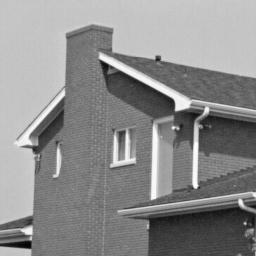
#> input picture BIMA/TME6/img/house2.png, 256 x 256 px; the run also reads 2 pictures not shown here
$ jupyter execute TME6_KADHI_LIM.ipynb   (older library calls are emulated)
#> lines starting #> are read from the running program, lines starting #| are printed output that depends on the picture; after the words box and inside, x2 and y2 are one past the last pixel; in counts of white or black regions, pixels touching at a corner belong together
# Practical work 6 : Harris Corner Detector

The goal of this pratical work is to implement the Harris-Stephen's corners detector (C. Harris and M. Stephens. A combined corner and edge detector. In Proc. Fourth Alvey Vision Conference, pages 147–151, 1988).

Recall the Harris detector computes a map of corners from an image $I$:
$$
R(x,y) = \operatorname{det}(M) - k (\operatorname{trace}(M))^2, (x,y) \text{pixels}
$$
with $k\in[0.04, 0.06]$. $M$ is the auto-correlation of image $I$:
$$
M=\begin{pmatrix}
\sum_{x,y \in W} w(x,y)I_x^2 &
\sum_{x,y \in W} w(x,y)I_xI_y \\
\sum_{x,y \in W} w(x,y)I_xI_y &
\sum_{x,y \in W} w(x,y)I_y^2
\end{pmatrix}
=\begin{pmatrix}
A & B \\ C & D
\end{pmatrix}
$$
with $w(x,y)=\frac1{2\pi \sigma^2}e^{\frac{(x-x_c)^2 + (y-y_c)^2}{2\sigma^2}}$ a Gaussian mask centered on the window $W$. Partial derivatives $I_x$ and $I_y$ are estimated by one of the following kernels :
- Gradient:  $G_x = \begin{pmatrix} 0 & 0 & 0\\ 1 & 0 &-1 \\ 0 & 0 & 0 \end{pmatrix}$,
 $G_y = G_x^T$
- Prewitt: $G_x = \begin{pmatrix} 1 & 0 & -1\\ 1 & 0 &-1 \\ 1 & 0 & -1 \end{pmatrix}$,
 $G_y = G_x^T$
- Sobel: $G_x = \begin{pmatrix} 1 & 0 & -1\\ 2 & 0 &-2 \\ 1 & 0 & -1 \end{pmatrix}$,
 $G_y = G_x^T$


[cell 1]
# Load useful libraries
from PIL import Image
import matplotlib.pyplot as plt
import numpy as np
import scipy.signal as sp
import math

# Useful functions
def gaussianKernel(sigma):
    N = np.int(np.ceil(3*sigma))
    x = y = np.linspace(np.int(-3*sigma),np.int(3*sigma),2*N+1)
    X,Y = np.meshgrid(x,y)
    noyau = np.exp(-(X*X+Y*Y)/(2*sigma*sigma))
    return noyau/noyau.sum()


def niceDisplay14(affichages,titres=None):
    """ list[Array]*list[str] -> NoneType
        display from 1 up to 4 images or vectors with optionnal titles
        2D arrays are displayed as image with imshow()
        1D arrays are displayed as curve with plot()
    """

    if not type(affichages) == type([]):
        affichages = [affichages]

    if titres is None:
        titres = ['',]*len(affichages)

    if not type(titres) == type([]):
        titres = [titres]

    nb_affichages = len(affichages)
    if nb_affichages >4 or nb_affichages < 1 :
        raise ValueError('niceDisplay_14 : affichage should be a list of length 1 up to 4')

    if nb_affichages != len(titres):
        raise ValueError('niceDisplay_14 : titres must have same length than affichage')

    courbes = False
    for i in range(0,nb_affichages):
        s = plt.subplot(101+10*nb_affichages+i)
        s.set_title(titres[i])
        if len(affichages[i].shape)==2 and affichages[i].shape[0] > 1 and affichages[i].shape[1] > 1:
            # on affiche une image
            s.imshow(affichages[i], cmap="gray",interpolation='nearest', aspect='equal')
        else :
            # il s'agit d'une seule ligne, à afficher comme une courbe
            plt.plot(affichages[i])
            courbes=True

    agrandissement_h = nb_affichages
    agrandissement_v = nb_affichages*2 if courbes else nb_affichages
    params = plt.gcf()
    plSize = params.get_size_inches()
    params.set_size_inches( (plSize[0]*agrandissement_v, plSize[1]*agrandissement_h) )
    plt.show()

## Exercise 1: Harris response calculation

1) Write a function `computeR(I, scale, kappa)` that returns the Harris response $R$ from an image $I$ and a scale $scale$. You will use 5 steps:
- Computation of the directionnal derivate $I_x$ and $I_y$. Use the Sobel kernel.
- Computation of the products $I_x^2$, $I_y^2$, $I_x.I_y$.
- Computation of the convolution of $I_x^2$, $I_y^2$ and $I_x.I_y$ by a gaussian kernel of size N (use given function `gaussianKernel()`)
- Computation of $\operatorname{det}(M(x,y))$ and $\operatorname{trace}(M(x,y))$ for each pixel
- Computation of $R(x,y) = \operatorname{det}(M(x,y)) - k.(\operatorname{trace}(M(x,y)))^2$. You can use $k = 0.04$.

 You can compute the convolutions by using the ```scipy.signal.convolve2d``` function.

[cell 2]
def computeR(image,scale,kappa):
    """ Array[n, m]*float*float->Array[n, m]
    """
    Gx = np.array([[1,0,-1],[2,0,-2],[1,0,-1]])
    Gy = Gx.T
    Ix = sp.convolve2d(image,Gx,mode='same')
    Iy = sp.convolve2d(image,Gy,mode='same')

    gauss = gaussianKernel(scale)

    A = sp.convolve2d(Ix*Ix, gauss, mode='same')
    BC = sp.convolve2d(Ix*Iy, gauss, mode='same')
    D = sp.convolve2d(Iy*Iy, gauss, mode='same')

    return A*D - BC*BC - kappa*(A+D)**2

2) Write a script that displays the Harris response for the image ```img/house2.png``` along with the original image. Use a gaussian window of size $W=15$ pixels.

[cell 3]
house2= np.array(Image.open("img/house2.png"))
niceDisplay14([house2,computeR(house2, 2, 0.04)],["house2","harris house2 sigma=2, k=0.04"])
#> in computeR, `Iy = sp.convolve2d(image,Gy,mode='same')`:
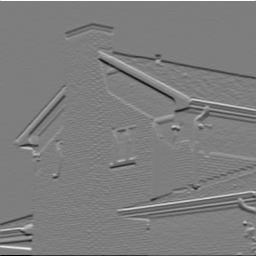
#> Iy: shape (256, 256) int64; min -792, max 808, mean -1.4; drawn with min black and max white
#> in niceDisplay14, `nb_affichages = len(affichages)`: nb_affichages = 2
#> in niceDisplay14, `plSize = params.get_size_inches()`: plSize = [6.4, 4.8]

3) Write in a few lines an interpretation of the results, explaining how the Harris response allows to detect and discriminate homogeneous areas, edges and corners.

Le détecteur de Harris distingue les zones homogènes, les contours et les coins grâce à la valeur $R(x,y)$ calculée. En effet :
- Si $R(x,y) < 0$ : c'est un contour
- Si $R(x,y) ≈ 0$ : c'est une zone homogène
- Si $R(x,y) > 0$ : c'est un coin

## Exercise 2 : Harris corner detector
From the Harris response calculated at exercise 1, we will write all the functions needed for the Harris detector. Write the following functions:

1) A function `thresholdR(R, thres)` that calculates and returns the binary thresholding $R_b$ of the response $R$ according to the threshold $thres$

[cell 4]
def thresholdR(R, thres):
    """ Array[n, m] * float -> Array[n, m]
    """
    return np.where(R<thres, 0, 1)

2) A function `Rnms(R, Rbin)` that performs a non-maximum supression from the response $R$ and the binarized response $R_{bin}$. It returns the image $R_{locmax}$ (same size as $R$) =1 where $R_{bin}=1$ and the pixel has a greater value $R$ than its 8 nearest neighbors.

**Bonus**: Write a faster version of the script using Numpy function `np.roll()`.

[cell 5]
def rnms(R, Rbin):
    """ Array[n, m] -> Array[n, m]
    """
    N,M = R.shape
    res = np.zeros((N,M))
    R = np.pad(R, 1)
    for x in range(1,N):
        for y in range(1,M):
            test=True
            if(Rbin[x,y]==1):
                for dx in range(-1,2):
                    if(test==False):
                        break
                    for dy in range(-1,2):
                        if(R[x,y]<R[x+dx,y+dy]):
                            test=False
                            break
                if(test==True):
                    res[x-1,y-1]=1
    return res

3) Write a function ``cornerDetector(image, scale, kappa, thresh)`` that returns an array of the same size as the image. The array takes two values: 1 where a corner is detected and 0 elsewhere.

[cell 6]
def cornerDetector(image, scale, kappa, thres):
    """ Array[n, m]*float*float*float -> Array[n, m]
    """
    R=computeR(image, scale, kappa)
    return rnms(R,thresholdR(R, thres))

4 ) Display the detected corners on the original image for the image ```img/house2.png```. Each detected corner will be displayed as a small red disk. You can use the functions ```np.nonzero()``` and ```plt.scatter()``` to that purpose.

[cell 7]
def displayCorner(image,scale,kappa,thres,title=None):
    image_cornered=cornerDetector(image,scale,kappa,thres)
    plt.figure(figsize=(500//80, 500//80))
    plt.gray()
    plt.axis('off')
    if title: plt.title(title)
    plt.imshow(image,vmin=0,vmax=255)
    plt.scatter(np.nonzero(image_cornered)[1],np.nonzero(image_cornered)[0], color='red',s=10)
    plt.show()

displayCorner(house2,0.5,0.04,10**7,"house, s=0.5, k=0.04, thres=10^7")
#> in thresholdR, `return np.where(R<thres, 0, 1)`:
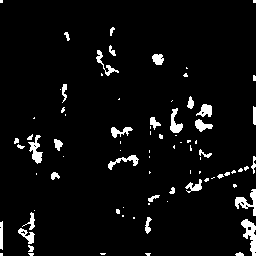
#> returned value: shape (256, 256) int64; values 0 (black) and 1 (white), 4.8% white; 83 white regions (49 under 20 px), largest, box (x1, y1, x2, y2) and area: (241, 219, 256, 256) 272, (235, 189, 256, 216) 223, (28, 135, 43, 164) 196
#> in rnms, `N,M = R.shape`: N = 256
#> after the loop in rnms, `for x in range(1,N):`: res: shape (256, 256) float64; values 0 (black) and 1 (white), 0.22% white in thin lines or dots
displayCorner(house2,2,0.04,10**7,"house, s=2, k=0.04, thres=10^7")
#> in thresholdR (call 2), `return np.where(R<thres, 0, 1)`: returned value: shape (256, 256) int64; values 0 (black) and 1 (white), 9.5% white; 43 white regions (8 under 20 px), largest, box (x1, y1, x2, y2) and area: (14, 133, 44, 165) 527, (17, 210, 36, 256) 494, (191, 103, 215, 134) 467
#> after the loop in rnms (call 2), `for x in range(1,N):`: res: shape (256, 256) float64; values 0 (black) and 1 (white), 0.13% white in thin lines or dots
displayCorner(house2,4,0.04,10**7,"house, s=4, k=0.04, thres=10^7")
#> call 4 of computeR, with scale = 4, kappa = 0.04
#> in computeR (call 4), `BC = sp.convolve2d(Ix*Iy, gauss, mode='same')`:
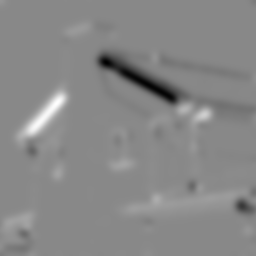
#> BC: shape (256, 256) float64; min -38299.1, max 33171.9, mean -157.1; drawn with min black and max white
#> in computeR (call 4), `D = sp.convolve2d(Iy*Iy, gauss, mode='same')`:
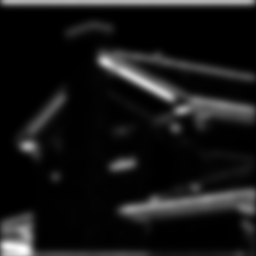
#> D: shape (256, 256) float64; min 0.77, max 90002, mean 8342; drawn with min black and max white
#> in thresholdR (call 3), `return np.where(R<thres, 0, 1)`: returned value: shape (256, 256) int64; values 0 (black) and 1 (white), 17.4% white; 26 white regions (1 under 20 px), largest, box (x1, y1, x2, y2) and area: (146, 93, 218, 150) 2322, (229, 182, 256, 256) 1294, (15, 207, 40, 256) 838
#> after the loop in rnms (call 3), `for x in range(1,N):`:
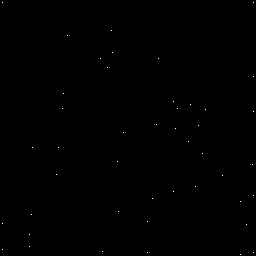
#> res: shape (256, 256) float64; values 0 (black) and 1 (white), 0.07% white in thin lines or dots
displayCorner(house2,5,0.04,10**7,"house, s=5, k=0.04, thres=10^7")
#> in computeR (call 5), `A = sp.convolve2d(Ix*Ix, gauss, mode='same')`:
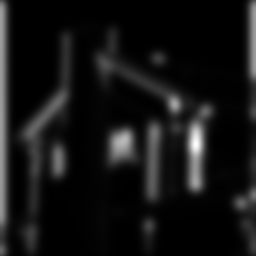
#> A: shape (256, 256) float64; min 2.22, max 80122.4, mean 6525.9; drawn with min black and max white
#> in thresholdR (call 4), `return np.where(R<thres, 0, 1)`: returned value: shape (256, 256) int64; values 0 (black) and 1 (white), 21.4% white; 19 white regions, largest, box (x1, y1, x2, y2) and area: (145, 91, 220, 151) 2714, (227, 153, 256, 256) 1727, (0, 206, 42, 256) 1557
#> in rnms (call 4), `R = np.pad(R, 1)`:
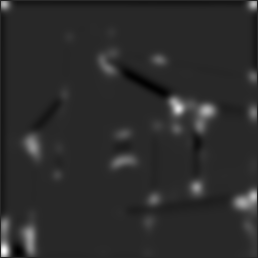
#> R: shape (258, 258) float64; min -227551994.9, max 1.2e+09, mean 22203195.7; drawn with min black and max white
#> after the loop in rnms (call 4), `for x in range(1,N):`: res: shape (256, 256) float64; values 0 (black) and 1 (white), 0.06% white in thin lines or dots

displayCorner(house2,2,0.04,10**4,"house, s=2, k=0.04, thres=10^4")
#> in thresholdR (call 5), `return np.where(R<thres, 0, 1)`: returned value: shape (256, 256) int64; values 0 (black) and 1 (white), 53% white; 47 black regions (19 under 20 px), largest, box (x1, y1, x2, y2) and area: (0, 0, 256, 256) 23460, (120, 189, 249, 223) 2127, (147, 128, 174, 195) 1072
#> after the loop in rnms (call 5), `for x in range(1,N):`:
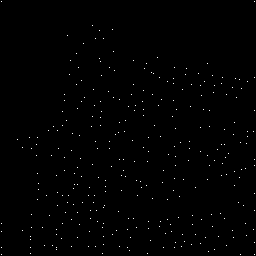
#> res: shape (256, 256) float64; values 0 (black) and 1 (white), 0.47% white in thin lines or dots
#> in displayCorner (call 5), `plt.show()`:
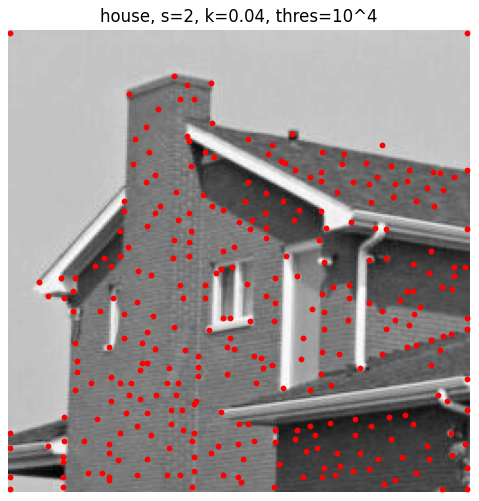
#> figure drawn by matplotlib, 1 panel; palette indices are drawn, not the picture's colours
displayCorner(house2,2,0.04,10**5,"house, s=2, k=0.04, thres=10^5")
#> in thresholdR (call 6), `return np.where(R<thres, 0, 1)`: returned value: shape (256, 256) int64; values 0 (black) and 1 (white), 40.5% white; 27 white regions (14 under 20 px), largest, box (x1, y1, x2, y2) and area: (10, 20, 256, 256) 25421, (0, 215, 7, 256) 225, (53, 226, 67, 242) 150
#> after the loop in rnms (call 6), `for x in range(1,N):`: res: shape (256, 256) float64; values 0 (black) and 1 (white), 0.42% white in thin lines or dots
displayCorner(house2,2,0.04,10**6,"house, s=2, k=0.04, thres=10^6")
#> in thresholdR (call 7), `return np.where(R<thres, 0, 1)`: returned value: shape (256, 256) int64; values 0 (black) and 1 (white), 19.8% white; 49 white regions (21 under 20 px), largest, box (x1, y1, x2, y2) and area: (87, 22, 141, 217) 3522, (140, 96, 256, 204) 3193, (233, 185, 256, 256) 1040
#> after the loop in rnms (call 7), `for x in range(1,N):`: res: shape (256, 256) float64; values 0 (black) and 1 (white), 0.24% white in thin lines or dots
displayCorner(house2,2,0.04,10**7,"house, s=2, k=0.04, thres=10^7")
displayCorner(house2,2,0.04,10**8,"house, s=2, k=0.04, thres=10^8")
#> in thresholdR (call 9), `return np.where(R<thres, 0, 1)`:
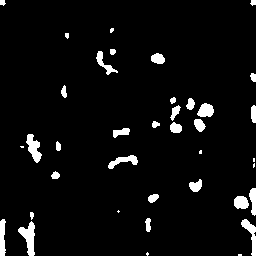
#> returned value: shape (256, 256) int64; values 0 (black) and 1 (white), 4.8% white; 38 white regions (8 under 20 px), largest, box (x1, y1, x2, y2) and area: (18, 221, 35, 256) 304, (26, 134, 42, 163) 247, (241, 219, 256, 256) 216
#> after the loop in rnms (call 9), `for x in range(1,N):`: res: shape (256, 256) float64; values 0 (black) and 1 (white), 0.09% white in thin lines or dots
displayCorner(house2,2,0.04,10**9,"house, s=2, k=0.04, thres=10^9")

5) Evaluate the performances of the corner detector. Try to find good values for Sigma and Threshold.

[cell 8]
displayCorner(house2,0.5,0.04,10**7,"house, s=0.5, k=0.04, thres=10^7")
displayCorner(house2,2,0.04,10**7,"house, s=2, k=0.04, thres=10^7")
displayCorner(house2,4,0.04,10**7,"house, s=4, k=0.04, thres=10^7")
displayCorner(house2,5,0.04,10**7,"house, s=5, k=0.04, thres=10^7")

displayCorner(house2,2,0.04,10**4,"house, s=2, k=0.04, thres=10^4")
displayCorner(house2,2,0.04,10**5,"house, s=2, k=0.04, thres=10^5")
displayCorner(house2,2,0.04,10**6,"house, s=2, k=0.04, thres=10^6")
displayCorner(house2,2,0.04,10**7,"house, s=2, k=0.04, thres=10^7")
displayCorner(house2,2,0.04,10**8,"house, s=2, k=0.04, thres=10^8")
displayCorner(house2,2,0.04,10**9,"house, s=2, k=0.04, thres=10^9")

On observe que plus sigma est grand, plus détecteur trouve des coins, et plus sigma est petit, moins il en trouve.
On observe également que le seuillage semble efficace pour une valeur du seuil aux alentours de $10^7$. En effet, en dessous, on remarque que le détecteurs trouve des coins qui ne le sont pas, et au dessus, on observe que certains coins ne sont pas détectés.

## Exercise 3 : Properties of Harris corner detector

The goal of this exercice is to study some invariance properties of Harris detector.

1) Write a script that detects the corners on the images ```img/toyHorse1.png``` and ```img/toyHorse2.png``` with a scale of 15 and appropriate threshold value. Display the detected corners on the images.

[cell 9]
toyHorse1= np.array(Image.open("img/toyHorse1.png"))
toyHorse2= np.array(Image.open("img/toyHorse2.png"))

displayCorner(toyHorse1,2,0.04,10**7)
displayCorner(toyHorse2,2,0.04,10**7)

2) What are the dynamic ranges of these two images ?

[cell 10]
def computeHistogram(I):
    """ Array -> list[int] """
    H=np.zeros(256)
    m,n = I.shape
    for i in range(m):
        for j in range(n):
            H[I[i,j]]+=1
    return H

[cell 11]
H_toyHorse1=computeHistogram(toyHorse1)
#> H_toyHorse1 = 256 values, max 14925 at index 196, min 0 at index 0, mean 1388.6
plt.bar(range(len(H_toyHorse1)),H_toyHorse1)
plt.show()

H_toyHorse2=computeHistogram(toyHorse2)
#> H_toyHorse2 = 256 values, max 17715 at index 137, min 0 at index 211, mean 1328.9
plt.bar(range(len(H_toyHorse2)),H_toyHorse2)
plt.show()

print("Dynamic range L pour toyHorse1 : L =", np.max(toyHorse1) - np.min(toyHorse1))
#| Dynamic range L pour toyHorse1 : L = 254
print("Dynamic range L pour toyHorse2 : L =",np.max(toyHorse2) - np.min(toyHorse2))
#| Dynamic range L pour toyHorse2 : L = 253

3) What are the transformations beetween the two images ?

Entre les 2 images, on a une rotation de l'objet et un changement de luminosité.

4) Using a fixed threshold, is the detection invariant to rotation ? To affine transformation of brightness ?

[cell 12]
def rotateImage(I,a):
    """ Array*float -> Array
        return a rotation of angle a (degree) of image I
    """
    return np.array(Image.fromarray(I).rotate(a, expand=True, fillcolor=127))

[cell 13]
toyHorse1_rotated_30 = rotateImage(toyHorse1,30)
toyHorse1_rotated_45 = rotateImage(toyHorse1,45)
toyHorse1_rotated_90 = rotateImage(toyHorse1,90)

[cell 14]
displayCorner(toyHorse1,2,0.04,10**7,"toyHorse1")
displayCorner(toyHorse1_rotated_30,2,0.04,10**7,"toyHorse1 rotation 30°")
displayCorner(toyHorse1_rotated_45,2,0.04,10**7,"toyHorse1 rotation 45°")
displayCorner(toyHorse1_rotated_90,2,0.04,10**7,"toyHorse1 rotation 90°")

En effectuant une rotation de l'image toyHorse1, on observe que le détecteur retrouve les mêmes coins, donc le détecteur de harris est invariant à la rotation.

[cell 15]
def brightness_transformation(I,a,b):
    n,m=I.shape
    J=np.zeros((n,m))
    for i in range(n):
        for j in range(m):
            J[i,j]=(I[i,j]*a) +b
    return J

[cell 16]
displayCorner(toyHorse1,2,0.04,10**7)
displayCorner(brightness_transformation(toyHorse1,1,10),2,0.04,10**7,"toyHorse1 brightness +10")
displayCorner(brightness_transformation(toyHorse1,1,100),2,0.04,10**7,"toyHorse1 brightness +100")
displayCorner(brightness_transformation(toyHorse1,1,500),2,0.04,10**7,"toyHorse1 brightness +500")
displayCorner(brightness_transformation(toyHorse1,1.5,30),2,0.04,10**7,"toyHorse1 brightness *1.5 +10 (doit détecter des coins différents)")
